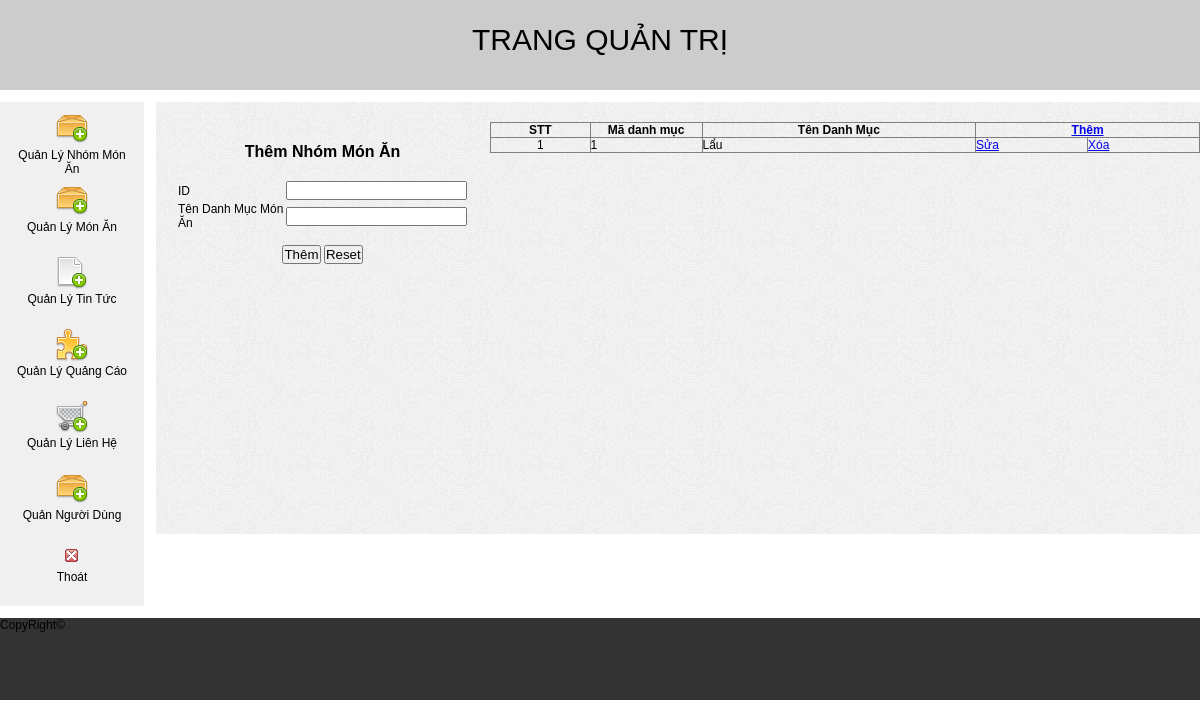
/admin/index.php?quanly=nhommonan&ac=them, run on an earlier commit of the app's database.
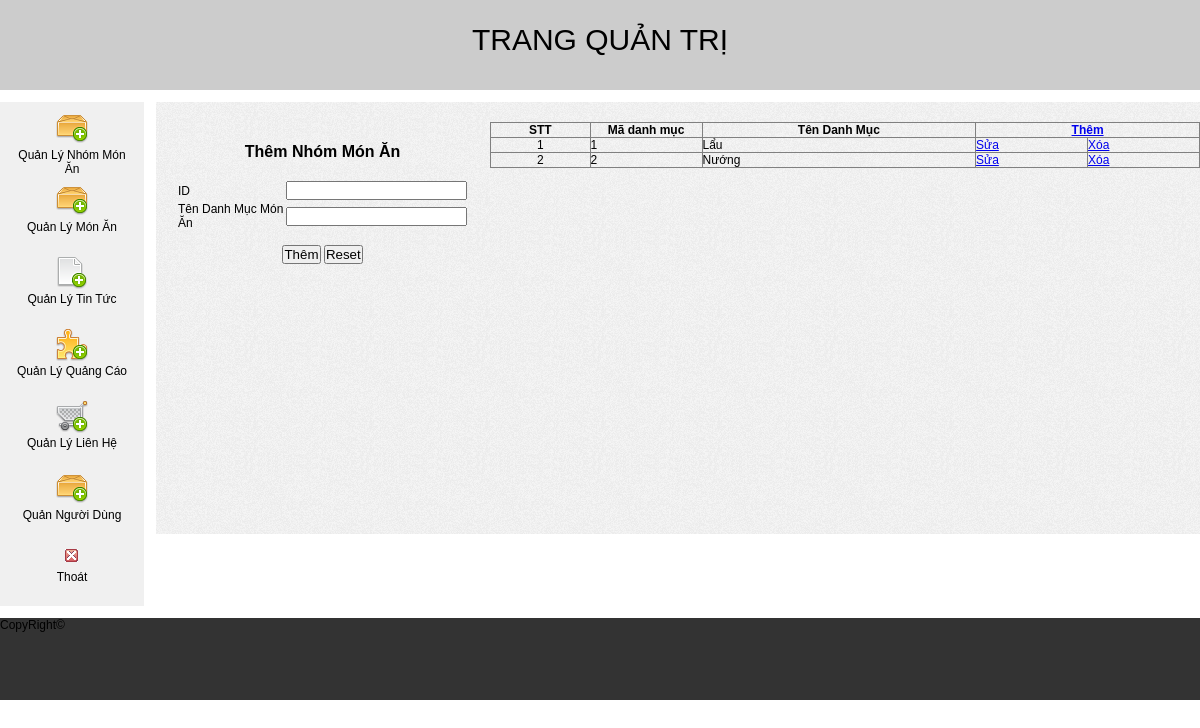
And on a later commit of the database.
### tables this page shows
CREATE TABLE IF NOT EXISTS `tbl_nhom_mon_an` (
  `id_nhom` int(11) NOT NULL AUTO_INCREMENT,
  `ten_nhom` varchar(50) NOT NULL,
  PRIMARY KEY (`id_nhom`)
);

### admin/modules/config.php (called while the page is built, shortened)
<?php
	$database_name = "db_php_web_datmon_nh";
?>

### admin/modules/nhommonan/lietke.php (the view, shortened to what this page needs)
<div class="right-content">
  <table width="100%" border="1" style="border-collapse:collapse;">
    <tr>
      <th width="8%"><div align="center">STT</div></th>
      <th width="9%">Mã danh mục</th>
      <th width="22%">Tên Danh Mục</th>
      <th colspan="2"><a href="index.php?quanly=danhmuc&ac=them">Thêm</a></th>
    </tr>
    <?php
 		$query = "SELECT * FROM `tbl_nhom_mon_an`";
		$rows = mysql_db_query($database_name,$query);
		$i = 1;
		while($row = mysql_fetch_array($rows)){
	?>
    <tr>
      <td><div align="center"><?php echo $i; ?></div></td>
      <td><?php echo $row["id_nhom"] ?></td>
      <td><?php echo $row["ten_nhom"] ?></td>
      <td width="9%"><a href="index.php?quanly=nhommonan&ac=sua&id=<?php echo $row['id_nhom'] ?>">Sửa</a></td>
      <td width="9%"><a href="modules/nhommonan/xuly.php?quanly=nhommonan&ac=xoa&id=<?php echo $row['id_nhom'] ?>">Xóa</a></td>
    </tr>
    <?php
		$i++;
	  	}
  	?>
  </table>
</div>

### admin/index.php (shortened to what this page needs)
<!doctype html>
<html>
<head>
<link rel="stylesheet" type="text/css" href="css/style.css">
</head>
<body>
<?php
	include("modules/config.php");
	include("modules/banner.php");
	include("modules/menu.php");
	include("modules/content.php");
?>
<?php
	include("modules/footer.php");
?>
</body>
</html>

### admin/modules/banner.php
<div id="banner">Trang Quản Trị</div>

### admin/modules/menu.php
<link rel="stylesheet" type="text/css" href="../css/style.css">
<div id="menu">
	<a href="index.php?quanly=nhommonan&ac=them">
		<div class="box-chucnang">
			<img src="img/package_add.png" alt="loi">
			<p>Quản Lý Nhóm Món Ăn</p>
		</div>
	</a><a href="index.php?quanly=monan&ac=them">
		<div class="box-chucnang">
			<img src="img/package_add.png" alt="loi">
			<p>Quản Lý Món Ăn</p>
		</div>
	</a> <a href="index.php?quanly=tintuc&ac=them">
		<div class="box-chucnang">
			<img src="img/page_white_add.png" alt="loi">
			<p>Quản Lý Tin Tức</p>
		</div>
	</a> <a href="#">
		<div class="box-chucnang">
			<img src="img/plugin_add.png" alt="loi">
			<p>Quản Lý Quảng Cáo</p>
		</div>
	</a> <a href="#">
		<div class="box-chucnang">
			<img src="img/cart_add.png" alt="loi">
			<p>Quản Lý Liên Hệ</p>
		</div>
	</a> <a href="#">
		<div class="box-chucnang">
			<img src="img/package_add.png" alt="loi">
			<p>Quản Người Dùng</p>
		</div>
	</a> <a href="#">
		<div class="box-chucnang">
			<img src="img/close.gif" alt="loi">
			<p>Thoát</p>
		</div>
	</a>
</div>

### admin/modules/content.php (shortened to what this page needs)
<div id="content">
<?php
if (isset ( $_GET ["quanly"] )) {
	switch ($_GET ["quanly"]) {
		case "nhommonan" :
			include ("modules/nhommonan/main.php");
			break;
	}
}
?>
</div>

### admin/modules/nhommonan/main.php
<?php
	if(isset($_GET["ac"]))
	{
		$ac = $_GET["ac"];
		if($ac == "them")
		{
			include("modules/nhommonan/them.php");
		}else{
			include("modules/nhommonan/sua.php");
		}
	}
	include("modules/nhommonan/lietke.php");
?>

### admin/modules/nhommonan/them.php
<form action="modules/nhommonan/xuly.php" method="post" >
  <div class="left-content">
    <table width="100%" border="0" style="padding-left:20px; text-transform:capitalize" >
      <tr>
        <td height="55" colspan="2" align="center" style="text-transform: capitalize; font-family: Arial, Helvetica, sans-serif; font-size: 16px; font-weight: bold;">Thêm Nhóm Món Ăn</td>
      </tr>
      <tr>
        <td width="46%">ID</td>
        <td width="54%"><label for="tentintuc"></label>
          <input type="text" name="tentintuc" id="tentintuc" readonly="readonly"></td>
      </tr>
      <tr>
        <td>Tên Danh Mục Món Ăn</td>
        <td><label for="ten_nhom"></label>
          <input type="text" name="ten_nhom" id="ten_nhom"></td>
      </tr>
      <tr>
        <td height="44" colspan="2" style="text-align:center"><input name="them" type="submit" id="them" value="Thêm">
          <input type="reset" name="clear" id="clear" value="Reset"></td>
      </tr>
    </table>
  </div>
</form>

### admin/modules/footer.php
<div id="footer">CopyRight&copy;</div>

### admin/css/style.css (style rules this page uses)
* { margin: 0px; padding: 0px; }
body { font-family:Arial, Helvetica, sans-serif; font-size:12px; }
#banner { font-family:Arial, Helvetica, sans-serif; font-size:30px; text-align:center; min-height: 90px; background: #CCC; margin-bottom:1%; text-transform:uppercase; line-height:80px; }
#menu { float: left; min-height: 420px; width: 12%; background-color: #f1f1f1; }
#content { min-height: 412px; float: right; width: 87%; background-image: url(../img/bg-main.gif); padding-top: 20px; }
div .box-chucnang { padding: 10px; height: auto; background-color: #f0f0f0; height: 50px; text-align: center; border: 1px solid #f0f0f0; }
div#menu a { text-decoration:none; color:#000; }
div.left-content, div.right-content { float:left; width:30%; }
div.right-content { float:right; width:68%; }
#footer { margin-top:1%; height: 82px; background: #333; }

What changed in the data, as far as the page shows it:
added tbl_nhom_mon_an: id_nhom "2", ten_nhom "Nướng"
